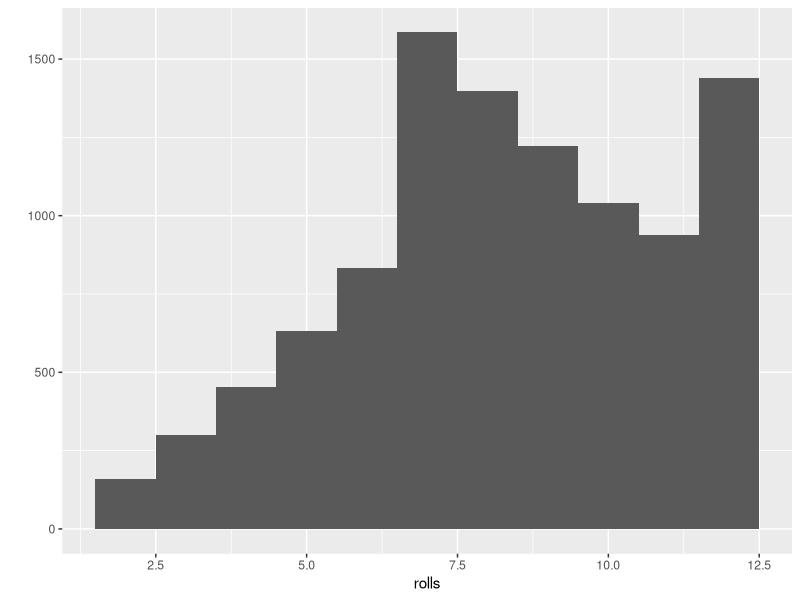

This chart was generated by the following R code:
library(ggplot2)

roll <- function() {
    dice <- sample(1:6, size = 2, replace = TRUE, prob=c(.125,.125,.125, .125,.125, .375))
    # cat(' dice=', dice)
    sum(dice)
}


rolls <- replicate(10000, roll())
qplot(rolls, binwidth = 1)
